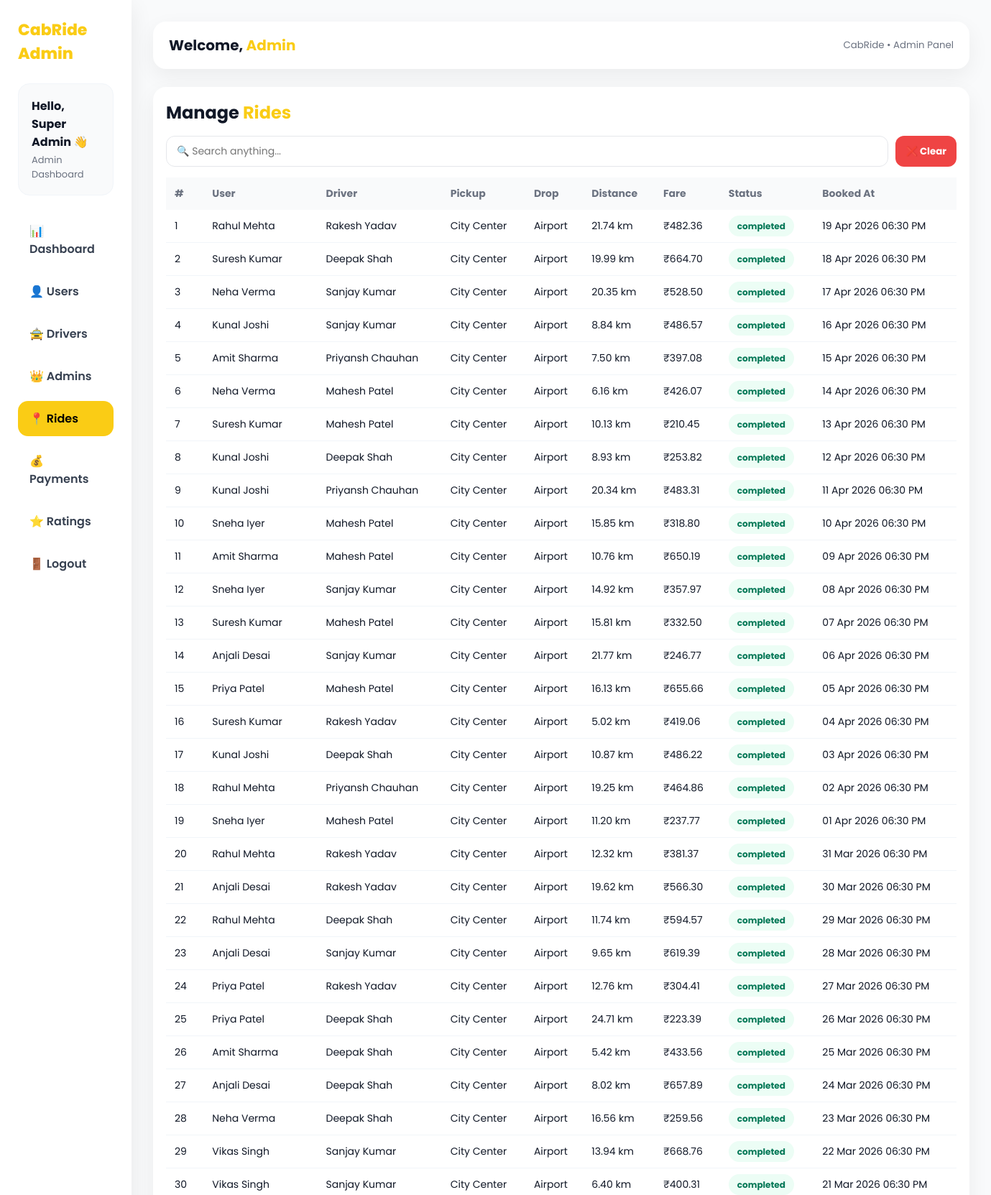
The page /admin/rides.php (signed in, upper part) on the database its author committed.
### tables this page shows
CREATE TABLE `bookings` (
  `id` int(11) NOT NULL,
  `user_id` int(11) NOT NULL,
  `driver_id` int(11) DEFAULT NULL,
  `pickup_location` varchar(255) NOT NULL,
  `drop_location` varchar(255) NOT NULL,
  `distance_km` decimal(6,2) NOT NULL,
  `fare` decimal(10,2) NOT NULL,
  `status` enum('requested','accepted','ongoing','completed','cancelled') DEFAULT 'requested',
  `booking_time` timestamp NOT NULL DEFAULT current_timestamp()
);

CREATE TABLE `users` (
  `id` int(11) NOT NULL,
  `full_name` varchar(100) NOT NULL,
  `email` varchar(100) NOT NULL,
  `mobile` varchar(15) NOT NULL,
  `password` varchar(255) NOT NULL,
  `status` enum('active','inactive') DEFAULT 'active',
  `created_at` timestamp NOT NULL DEFAULT current_timestamp(),
  `img` varchar(255) NOT NULL DEFAULT '123_unknown.jpg'
);

CREATE TABLE `drivers` (
  `id` int(11) NOT NULL,
  `full_name` varchar(100) NOT NULL,
  `email` varchar(100) NOT NULL,
  `mobile` varchar(15) NOT NULL,
  `password` varchar(255) NOT NULL,
  `license_number` varchar(50) NOT NULL,
  `vehicle_type` enum('Mini','Sedan','SUV') NOT NULL,
  `availability` enum('online','offline') DEFAULT 'offline',
  `status` enum('pending','approved','blocked') DEFAULT 'pending',
  `created_at` timestamp NOT NULL DEFAULT current_timestamp(),
  `img` varchar(255) NOT NULL DEFAULT '123_unknown.jpg'
);

### admin/rides.php (the view, shortened to what this page needs)
<?php
include("../config/db.php");
if (!isset($_SESSION['admin_id'])) { ?>
<?php }
$admin_name = $_SESSION['admin_name'];
$result = mysqli_query($link, "
    SELECT
        b.id,
        u.full_name AS user_name,
        d.full_name AS driver_name,
        b.pickup_location,
        b.drop_location,
        b.distance_km,
        b.fare,
        b.status,
        b.booking_time
    FROM bookings b
    JOIN users u ON u.id = b.user_id
    LEFT JOIN drivers d ON d.id = b.driver_id
    ORDER BY b.booking_time DESC
");
?>
<!DOCTYPE html>
<html lang="en">
<head>
</head>
<body>
    <div class="wrapper">
        <div class="sidebar">
            <div class="brand">CabRide Admin</div>
            <div class="profile-box">
                <h3>Hello, <?= $admin_name; ?> 👋</h3>
                <p>Admin Dashboard</p>
            </div>
            <div class="menu">
                <a href="dashboard.php">📊 Dashboard</a>
                <a href="users.php">👤 Users</a>
                <a href="drivers.php">🚖 Drivers</a>
                <a href="admins.php">👑 Admins</a>
                <a class="active" href="rides.php">📍 Rides</a>
                <a href="payments.php">💰 Payments</a>
                <a href="ratings.php">⭐ Ratings</a>
                <a href="logout.php">🚪 Logout</a>
            </div>
        </div>
        <div class="main">
            <div class="topbar">
                <h2>Welcome, <span>Admin</span></h2>
                <small style="color:#6b7280;">CabRide • Admin Panel</small>
            </div>
            <div class="card">
                <h2>Manage <span style="color:#facc15">Rides</span></h2>
                <div style="display:flex; gap:10px; margin:15px 0;">
                    <input
                        type="text"
                        id="searchInput"
                        placeholder="🔍 Search anything..."
                        style="
            flex:1;
            padding:10px 14px;
            border-radius:12px;
            border:1px solid #e5e7eb;
            font-size:14px;
        "
                        onkeyup="searchTable()">
                    <button
                        onclick="clearSearch()"
                        style="
            padding:10px 14px;
            border-radius:12px;
            border:none;
            background:#ef4444;
            color:#fff;
            font-weight:700;
            cursor:pointer;
        ">
                        ❌ Clear
                    </button>
                </div>
                <table>
                    <thead>
                        <tr>
                            <th>#</th>
                            <th>User</th>
                            <th>Driver</th>
                            <th>Pickup</th>
                            <th>Drop</th>
                            <th>Distance</th>
                            <th>Fare</th>
                            <th>Status</th>
                            <th>Booked At</th>
                        </tr>
                    </thead>
                    <tbody>
                        <?php $i = 1;
                        while ($row = mysqli_fetch_assoc($result)) {
                            extract($row);
                        ?>
                            <tr>
                                <td><?= $i++; ?></td>
                                <td><?= $user_name; ?></td>
                                <td><?= $driver_name ? $driver_name : "<em>Not Assigned</em>"; ?></td>
                                <td><?= $pickup_location; ?></td>
                                <td><?= $drop_location; ?></td>
                                <td><?= $distance_km; ?> km</td>
                                <td>₹<?= $fare; ?></td>
                                <td>
                                    <span class="badge <?= $status; ?>">
                                        <?= $status; ?>
                                    </span>
                                </td>
                                <td><?= date("d M Y h:i A", strtotime($booking_time)); ?></td>
                            </tr>
                        <?php } ?>
                    </tbody>
                </table>
            </div>
        </div>
    </div>
</body>
</html>

### admin/rides.php (style rules this page uses)
* { margin: 0; padding: 0; box-sizing: border-box; font-family: 'Poppins', sans-serif }
body { background: #f9fafb; color: #111827 }
.wrapper { display: flex; min-height: 100vh }
.sidebar { width: 260px; background: #fff; box-shadow: 0 10px 30px rgba(0, 0, 0, .08); padding: 25px }
.brand { font-size: 22px; font-weight: 800; color: #facc15; margin-bottom: 25px }
.profile-box { background: #f9fafb; border-radius: 16px; padding: 18px; margin-bottom: 25px; border: 1px solid #f1f5f9 }
.profile-box h3 { font-size: 16px; margin-bottom: 3px }
.profile-box p { font-size: 13px; color: #6b7280 }
.menu a { display: flex; align-items: center; gap: 12px; padding: 12px 16px; border-radius: 14px; margin-bottom: 10px; text-decoration: none; color: #374151; font-weight: 600 }
.menu a:hover, .menu a.active { background: #facc15; color: #000 }
.main { flex: 1; padding: 30px }
.topbar { background: #fff; padding: 18px 22px; border-radius: 18px; box-shadow: 0 10px 30px rgba(0, 0, 0, .06); display: flex; align-items: center; justify-content: space-between; margin-bottom: 25px }
.topbar h2 { font-size: 20px }
.topbar span { color: #facc15; font-weight: 700 }
.card { background: #fff; padding: 18px; border-radius: 18px; box-shadow: 0 10px 30px rgba(0, 0, 0, .06); overflow: auto }
table { width: 100%; border-collapse: collapse; min-width: 1100px }
th, td { padding: 12px; font-size: 14px; text-align: left }
th { background: #f9fafb; color: #6b7280 }
tr:not(:last-child) td { border-bottom: 1px solid #f1f5f9 }
.badge { padding: 6px 12px; border-radius: 20px; font-size: 12px; font-weight: 700 }
.completed { background: #ecfdf5; color: #047857 }

### rows shown on the page
bookings: user.full_name "Rahul Mehta", driver.full_name "Rakesh Yadav", pickup_location "City Center", drop_location "Airport", distance_km "21.74", fare "482.36", status "completed", booking_time "19 Apr 2026 06:30 PM"
bookings: user.full_name "Suresh Kumar", driver.full_name "Deepak Shah", pickup_location "City Center", drop_location "Airport", distance_km "19.99", fare "664.70", status "completed", booking_time "18 Apr 2026 06:30 PM"
bookings: user.full_name "Neha Verma", driver.full_name "Sanjay Kumar", pickup_location "City Center", drop_location "Airport", distance_km "20.35", fare "528.50", status "completed", booking_time "17 Apr 2026 06:30 PM"
bookings: user.full_name "Kunal Joshi", driver.full_name "Sanjay Kumar", pickup_location "City Center", drop_location "Airport", distance_km "8.84", fare "486.57", status "completed", booking_time "16 Apr 2026 06:30 PM"
bookings: user.full_name "Amit Sharma", driver.full_name "Priyansh Chauhan", pickup_location "City Center", drop_location "Airport", distance_km "7.50", fare "397.08", status "completed", booking_time "15 Apr 2026 06:30 PM"
bookings: user.full_name "Neha Verma", driver.full_name "Mahesh Patel", pickup_location "City Center", drop_location "Airport", distance_km "6.16", fare "426.07", status "completed", booking_time "14 Apr 2026 06:30 PM"
bookings: user.full_name "Suresh Kumar", driver.full_name "Mahesh Patel", pickup_location "City Center", drop_location "Airport", distance_km "10.13", fare "210.45", status "completed", booking_time "13 Apr 2026 06:30 PM"
bookings: user.full_name "Kunal Joshi", driver.full_name "Deepak Shah", pickup_location "City Center", drop_location "Airport", distance_km "8.93", fare "253.82", status "completed", booking_time "12 Apr 2026 06:30 PM"
bookings: user.full_name "Kunal Joshi", driver.full_name "Priyansh Chauhan", pickup_location "City Center", drop_location "Airport", distance_km "20.34", fare "483.31", status "completed", booking_time "11 Apr 2026 06:30 PM"
bookings: user.full_name "Sneha Iyer", driver.full_name "Mahesh Patel", pickup_location "City Center", drop_location "Airport", distance_km "15.85", fare "318.80", status "completed", booking_time "10 Apr 2026 06:30 PM"
bookings: user.full_name "Amit Sharma", driver.full_name "Mahesh Patel", pickup_location "City Center", drop_location "Airport", distance_km "10.76", fare "650.19", status "completed", booking_time "09 Apr 2026 06:30 PM"
bookings: user.full_name "Sneha Iyer", driver.full_name "Sanjay Kumar", pickup_location "City Center", drop_location "Airport", distance_km "14.92", fare "357.97", status "completed", booking_time "08 Apr 2026 06:30 PM"
bookings: user.full_name "Suresh Kumar", driver.full_name "Mahesh Patel", pickup_location "City Center", drop_location "Airport", distance_km "15.81", fare "332.50", status "completed", booking_time "07 Apr 2026 06:30 PM"
bookings: user.full_name "Anjali Desai", driver.full_name "Sanjay Kumar", pickup_location "City Center", drop_location "Airport", distance_km "21.77", fare "246.77", status "completed", booking_time "06 Apr 2026 06:30 PM"
bookings: user.full_name "Priya Patel", driver.full_name "Mahesh Patel", pickup_location "City Center", drop_location "Airport", distance_km "16.13", fare "655.66", status "completed", booking_time "05 Apr 2026 06:30 PM"
bookings: user.full_name "Suresh Kumar", driver.full_name "Rakesh Yadav", pickup_location "City Center", drop_location "Airport", distance_km "5.02", fare "419.06", status "completed", booking_time "04 Apr 2026 06:30 PM"
bookings: user.full_name "Kunal Joshi", driver.full_name "Deepak Shah", pickup_location "City Center", drop_location "Airport", distance_km "10.87", fare "486.22", status "completed", booking_time "03 Apr 2026 06:30 PM"
bookings: user.full_name "Rahul Mehta", driver.full_name "Priyansh Chauhan", pickup_location "City Center", drop_location "Airport", distance_km "19.25", fare "464.86", status "completed", booking_time "02 Apr 2026 06:30 PM"
bookings: user.full_name "Sneha Iyer", driver.full_name "Mahesh Patel", pickup_location "City Center", drop_location "Airport", distance_km "11.20", fare "237.77", status "completed", booking_time "01 Apr 2026 06:30 PM"
bookings: user.full_name "Rahul Mehta", driver.full_name "Rakesh Yadav", pickup_location "City Center", drop_location "Airport", distance_km "12.32", fare "381.37", status "completed", booking_time "31 Mar 2026 06:30 PM"
bookings: user.full_name "Anjali Desai", driver.full_name "Rakesh Yadav", pickup_location "City Center", drop_location "Airport", distance_km "19.62", fare "566.30", status "completed", booking_time "30 Mar 2026 06:30 PM"
bookings: user.full_name "Rahul Mehta", driver.full_name "Deepak Shah", pickup_location "City Center", drop_location "Airport", distance_km "11.74", fare "594.57", status "completed", booking_time "29 Mar 2026 06:30 PM"
bookings: user.full_name "Anjali Desai", driver.full_name "Sanjay Kumar", pickup_location "City Center", drop_location "Airport", distance_km "9.65", fare "619.39", status "completed", booking_time "28 Mar 2026 06:30 PM"
bookings: user.full_name "Priya Patel", driver.full_name "Rakesh Yadav", pickup_location "City Center", drop_location "Airport", distance_km "12.76", fare "304.41", status "completed", booking_time "27 Mar 2026 06:30 PM"
bookings: user.full_name "Priya Patel", driver.full_name "Deepak Shah", pickup_location "City Center", drop_location "Airport", distance_km "24.71", fare "223.39", status "completed", booking_time "26 Mar 2026 06:30 PM"
bookings: user.full_name "Amit Sharma", driver.full_name "Deepak Shah", pickup_location "City Center", drop_location "Airport", distance_km "5.42", fare "433.56", status "completed", booking_time "25 Mar 2026 06:30 PM"
bookings: user.full_name "Anjali Desai", driver.full_name "Deepak Shah", pickup_location "City Center", drop_location "Airport", distance_km "8.02", fare "657.89", status "completed", booking_time "24 Mar 2026 06:30 PM"
bookings: user.full_name "Neha Verma", driver.full_name "Deepak Shah", pickup_location "City Center", drop_location "Airport", distance_km "16.56", fare "259.56", status "completed", booking_time "23 Mar 2026 06:30 PM"
bookings: user.full_name "Vikas Singh", driver.full_name "Sanjay Kumar", pickup_location "City Center", drop_location "Airport", distance_km "13.94", fare "668.76", status "completed", booking_time "22 Mar 2026 06:30 PM"
bookings: user.full_name "Vikas Singh", driver.full_name "Sanjay Kumar", pickup_location "City Center", drop_location "Airport", distance_km "6.40", fare "400.31", status "completed", booking_time "21 Mar 2026 06:30 PM"

### other values the page prints
$admin_name "Super Admin"
